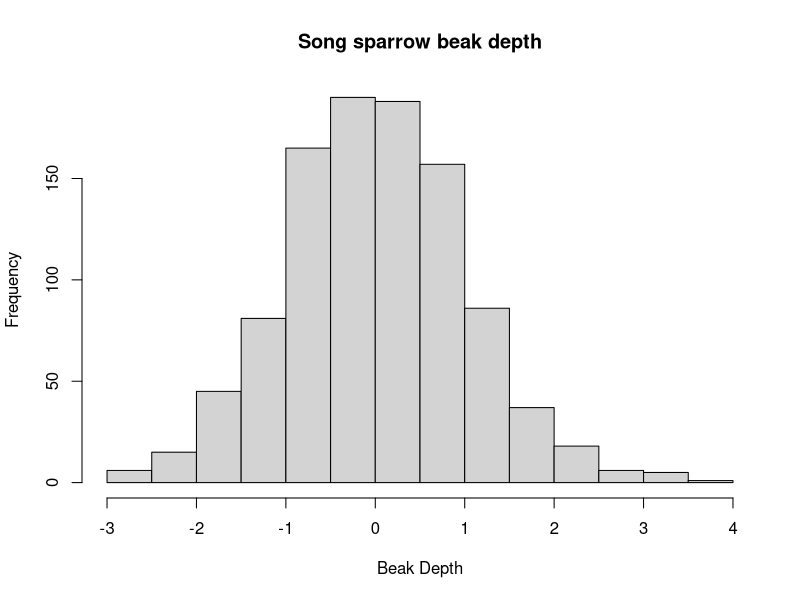
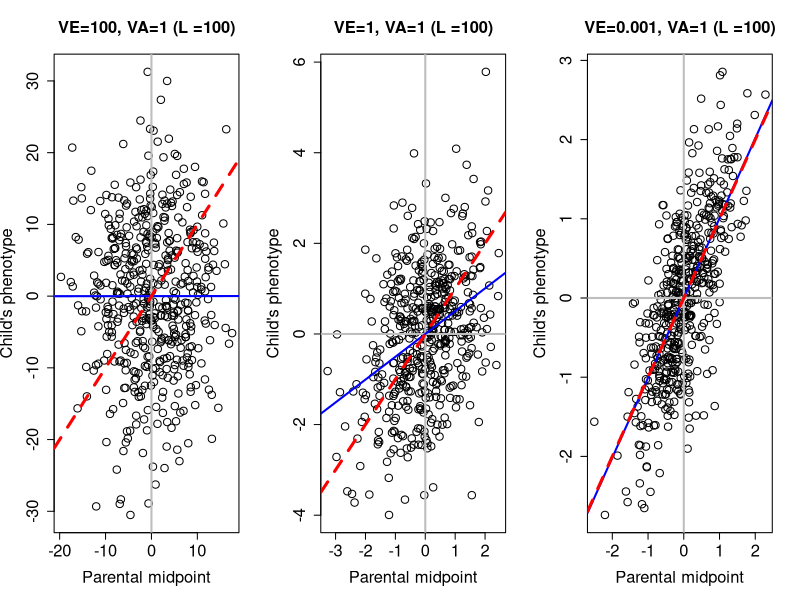
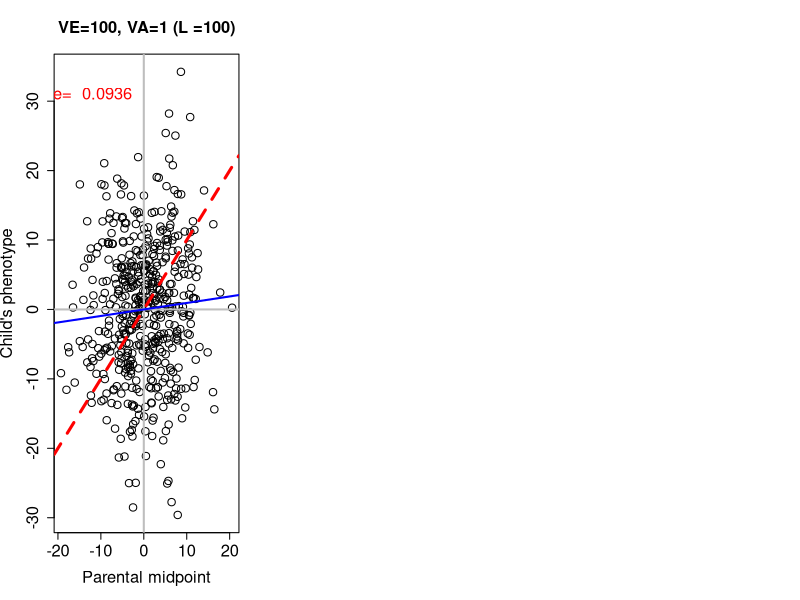
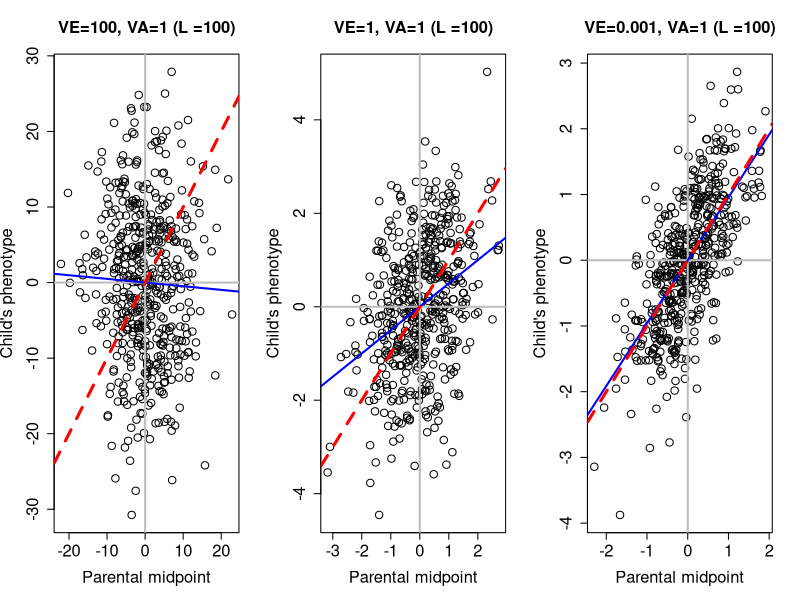
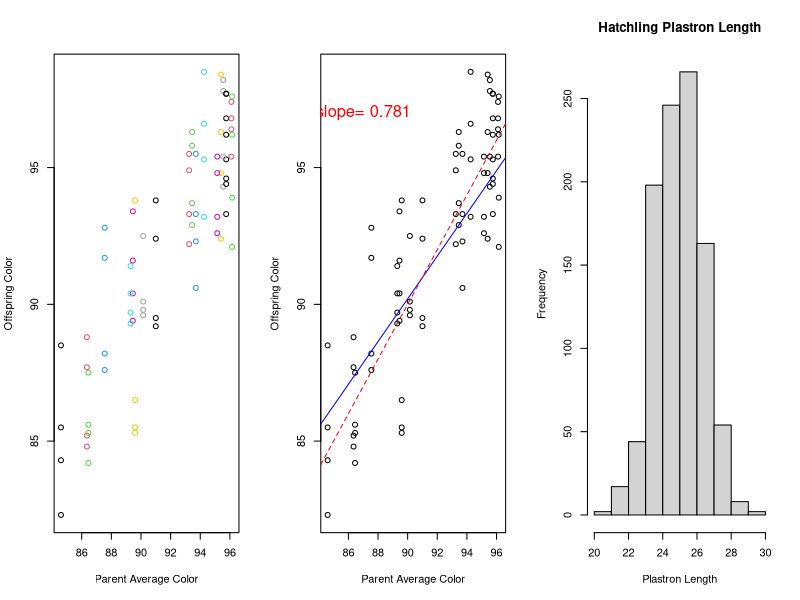

Reproduce these figures in R, in order.
## ---- chunk 1

## ---- chunk 2
#install.packages("reshape2")
library(reshape2)
## ---- chunk 3
examplephenotype <- rnorm(1000) #like the song sparrow example, we will pretend this is beak depth data, and we have standardized it to have a mean of zero and standard deviation of 1 (a normal distribution)
examplephenotype
## ---- chunk 4
hist(examplephenotype, main = "Song sparrow beak depth", xlab="Beak Depth")
## ---- chunk 5
#The function we are creating is called par.off.corr (to stand for parent-offspring correlation), sourced from Coop 2020
par.off.corr<-function(L=20, #L is the number of loci
environ.var,Num_inds=1000,print.slope=FALSE,sel.cutoff=FALSE){ #we don't need to use the sel.cutoff part of this function yet
	allele.freq<-0.5   ###each locus is assumed to have the same allele frequencies. This is just to simplify the coding, in reality these results work when each locus has its own frequency (and the coding wouldn't be too much harder). 
	 
	##MAKE A MUM
	## For each mother, at each locus we draw an allele (either 0 or 1) from the population allele frequency.  We do this by random sampling of a binomial distribution, similar to R flipping a coin to get either heads or tails.
	##We do this twice for each mother, because a genotype is made from two haplotypes (alleles) 
	mum.hap.1<-replicate(Num_inds, rbinom(L,1,allele.freq)) #first allele of genotype, rbinom sampling of 0 or 1 based on allele frequency set above for each of the 20 loci
	mum.hap.2<-replicate(Num_inds, rbinom(L,1,allele.freq))
	##type mum.hap.1[,1] to see the 1st mothers 1st haplotype, or you can run these commands individually and open the matrix in the environment
	
	##Each mother's genotype at each locus is either 0,1,2
	mum.geno<-mum.hap.1+mum.hap.2 #add the haplotypes to get the number of copies of the allele in question (e.g., the p allele)
	
	additive.genetic<-colSums(mum.geno) #takes the column sums to get a value for the additive genetic component of each mom's genotype
	genetic.sd<-sd(additive.genetic) #calculates standard deviation
	mean.genetic<-mean(additive.genetic) #calculates mean across all moms
	
	additive.genetic<-additive.genetic / sd(additive.genetic) #this is the coefficient of variation, mean/sd
	mum.pheno<- additive.genetic + rnorm(Num_inds,sd=sqrt(environ.var)) #this is where environment gets added in, sampling from a normal distribution with a standard deviation equal to the square root of the environmental variance.
	mum.pheno<-mum.pheno-mean(mum.pheno) #standardize by mean (so that you get mean 0 like in the figure)
	
	
	
	##MAKE A DAD
	dad.hap.1<-replicate(Num_inds, rbinom(L,1,allele.freq) )
	dad.hap.2<-replicate(Num_inds, rbinom(L,1,allele.freq) )
	dad.geno<-dad.hap.1+dad.hap.2
	
	additive.genetic<-colSums(dad.geno)
	additive.genetic<-additive.genetic / sd(additive.genetic)
	dad.pheno<- additive.genetic + rnorm(Num_inds,sd=sqrt(environ.var))
	dad.pheno<-dad.pheno-mean(dad.pheno)
	
	##MAKE AN OFFSPRING
	child.geno<-dad.hap.1+mum.hap.1 #1 haplotype from mum 1 haplotype from dad
	
	additive.genetic<-colSums(child.geno)
	additive.genetic<-additive.genetic / sd(additive.genetic)
	child.pheno<- additive.genetic + rnorm(Num_inds,sd=sqrt(environ.var))
	child.pheno<-child.pheno-mean(child.pheno)
	
	##Calculate midpoints, linear model and plots
	
	parental.midpoint<-(mum.pheno+dad.pheno)/2 ##average the parents' phenotypes
	
	lm(child.pheno~parental.midpoint) ##linear model between child and midpoint (mean) of parent phenotypes
	
	##the slope of this line is the narrow sense heritability.
	
	# plot parental midpoint against offspring's phenotype.
	#layout(1) ###done in case this is run after the code with 3 plots
	if(sel.cutoff){
		plot(parental.midpoint,child.pheno,xlab="Parental midpoint",ylab="Child's phenotype",cex=1.5,cex.axis=1.5,cex.main=1.5,cex.lab=1.5,main=paste("VE=",environ.var,", VA=1 ","(L =",L,")",sep=""),col=ifelse(parental.midpoint>1,"red","grey"))
	}else{
		plot(parental.midpoint,child.pheno,xlab="Parental midpoint",ylab="Child's phenotype",cex=1.5,cex.axis=1.5,cex.main=1.5,cex.lab=1.5,main=paste("VE=",environ.var,", VA=1 ","(L =",L,")",sep=""))
	}
	## plot the regression in red
	abline(h=0,col="grey",lwd=2)
	abline(v=0,col="grey",lwd=2)
	 abline(lm(child.pheno~parental.midpoint),col="blue",lwd=2) #the narrow-sense heritability slope line is blue.
	
	
	
	my.slope<-lm(child.pheno~parental.midpoint)$coeff[2]
	
	if(sel.cutoff){
		sel.child.mean<-mean(child.pheno[parental.midpoint>1])
		sel.par.mean<-mean(parental.midpoint[parental.midpoint>1]);
		points(sel.par.mean,0,col="blue",pch=19,cex=1.2)
		pred.sel.child<-my.slope*sel.par.mean
		points(0,pred.sel.child,col="blue",pch=19,cex=1.2)
		lines(c(0,sel.par.mean), rep(pred.sel.child,2),col="blue",lwd=2)
		lines(rep(sel.par.mean,2), c(0,pred.sel.child),col="blue",lwd=2)
		arrows(x0=0,x1=0,y0=0,y1=pred.sel.child,col="blue",lwd=2,length=0.1,code=3)
		arrows(x0=0,x1=sel.par.mean,y0=0,y1=0,col="blue",lwd=2,length=0.1,code=3)
		text(x=sel.par.mean/2,y=min(child.pheno)*0.06,"S",cex=1.5,col="blue")
		text(x=min(parental.midpoint)*0.06,y=pred.sel.child/2,"R",cex=1.5,col="blue")
	}
	
	if(print.slope) text(x=min(parental.midpoint)*.8,y=max(child.pheno)*.9,label=paste("slope= ",format(my.slope,digit=3)),col="red",lwd=4,cex=1.5)
	
	abline(0,1,col="red",lwd=3,lty=2)
 #	recover()
 }
## ---- chunk 6
layout(t(1:3))
par.off.corr(L=100, environ.var=100,Num_inds=500)
par.off.corr(L=100, environ.var=1,Num_inds=500)
par.off.corr(L=100, environ.var=0.001,Num_inds=500)
## ---- chunk 7
par.off.corr(L=100, environ.var=100,Num_inds=500, print.slope = T)
## ---- chunk 8
layout(t(1:3))
par.off.corr(L=100, environ.var=100,Num_inds=500)
par.off.corr(L=100, environ.var=1,Num_inds=500)
par.off.corr(L=100, environ.var=0.001,Num_inds=500)
## ---- chunk 9
#Flower color is a trait which seems to be important in determining pollination success. These are flower color data from a population of Hibiscus flowers in Hawaii.
hibiscus <- read.table("hibiscus.txt", header = TRUE, sep = "\t")
## ---- chunk 10
hibiscus$Parent.Avg <- apply(hibiscus[,2:3], 1 , mean) #creates a column with average of the parent phenotypes (columns 2 and 3 of the hibiscus dataframe)

#You should now be able to see the new column, Parent.Avg, in your hibiscus dataframe.

#Let's make a scatterplot of the data.
plot_hibiscus <- hibiscus[,c(4:8)]
plot_hibiscus <- melt(plot_hibiscus, id="Parent.Avg") #this reformats the data for easy plotting
plot(plot_hibiscus$Parent.Avg, plot_hibiscus$value, xlab = "Parent Average Color", ylab = "Offspring Color", col=as.factor(plot_hibiscus$Parent.Avg))
## ---- chunk 11
heritability <- lm(plot_hibiscus$Parent.Avg~plot_hibiscus$value) #perform a regression to determine the slope of the relationship, save as variable
plot(plot_hibiscus$Parent.Avg, plot_hibiscus$value, xlab = "Parent Average Color", ylab = "Offspring Color")
abline(heritability$coefficients, col="blue") #value for intercept and slope from the regression, draws the line on the plot
abline(0,1, col="red", lty=2) #hypothetical 1 to 1 relationship (100% heritability)
text(x=87,y=97,label=paste("slope=",format(heritability$coefficients[2],digit=3)),col="red",lwd=4,cex=1.5) #set x and y coordinates for where you want to print your slope (heritability)
## ---- chunk 12
#mean plastron length = 24.97mm
#standard deviation=1.37mm

#Let's build a dataset from a normal distribution using this information:
babyturtles <- rnorm(1000, mean=24.97, sd=1.37)

## ---- chunk 13
hist(babyturtles, main = "Hatchling Plastron Length", xlab="Plastron Length")
#remember, since this is random sampling from a normal distribution, your numbers may look slightly different.
## ---- chunk 14
totalvariance <- var(babyturtles)
## ---- chunk 15
#for full siblings, this is 0.25 (See Fij in table 2.4)
coeffkin <- 0.25
## ---- chunk 16
#Cov(sib1,sib2)=2*F*Va **Equation 7.15**
#0.5=2*coeffkin*Va
Va=0.5/(2*coeffkin)
Va
## ---- chunk 17
#heritability (h^2)=Va/V **Equation 7.13**
Va/totalvariance
